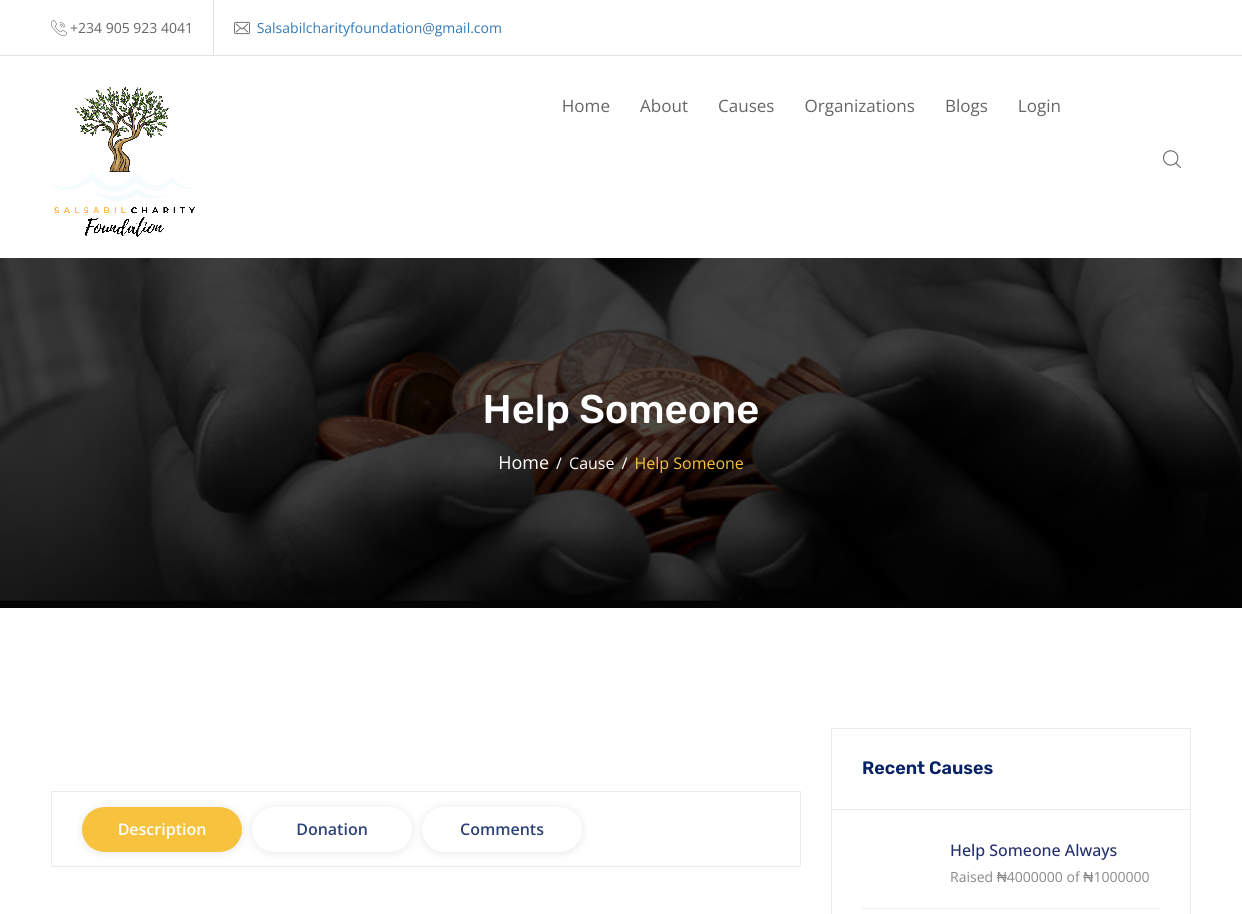
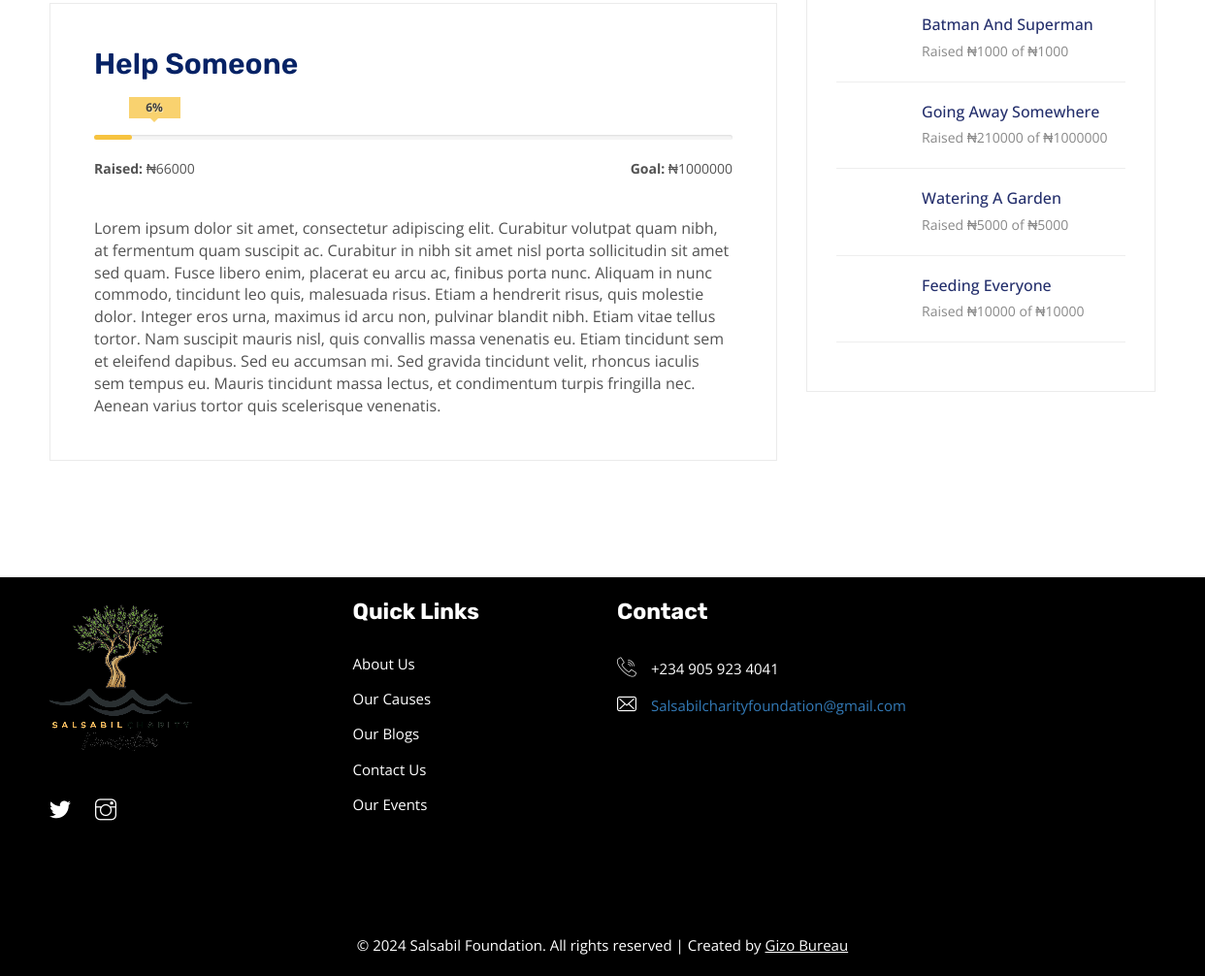
Screenshot of /cause/help-someone with the database file from the repository (2 pictures, top to bottom).
### charity/models.py (models this page shows, shortened)
class Cause(models.Model):
    slug = models.SlugField(max_length=150, blank=True, null=True)
    title = models.CharField(max_length=40)
    description = models.TextField()
    image = ResizedImageField(size=[400, 300], quality=100, crop=['middle', 'center'], upload_to='cause')
    goal = models.PositiveIntegerField()
    raised = models.PositiveIntegerField(default=0)
    def status(self):
        status = (self.raised/self.goal) * 100
        status = int(status)
        return status

### charity/views.py (the view, shortened to what this page needs)
# urls.py: path('cause/<slug>', views.cause_detail, name="cause"),
def cause_detail(request, slug):
    cause = Cause.objects.get(slug=slug)
    causes = Cause.objects.all().order_by('-id')[:5]
    comments = cause.comments.filter(parent__isnull=True).order_by('-created_at')
    comment_form = CauseCommentForm()
    context = {
        'cause': cause,
        'causes': causes,
        'comments': comments,
        'comment_form': comment_form
    }
    return render(request, 'causes-single.html', context)

### templates/causes-single.html (shortened to what this page needs)
{% extends "base.html" %}
{% block content %}
{% include "header.html" %}
        <div class="wpo-breadcumb-area">
            <div class="container">
                <div class="row">
                    <div class="col-12">
                        <div class="wpo-breadcumb-wrap">
                            <h2>{{cause.title|title}}</h2>
                            <ul>
                                <li><a href="{% url 'home' %}">Home</a></li>
                                <li><span>Cause</span></li>
                                <li><span>{{cause.title|title}}</span></li>
                            </ul>
                        </div>
                    </div>
                </div>
            </div>
        </div>
        <div class="wpo-case-details-area section-padding">
            <div class="container">
                <div class="row">
                    <div class="col col-md-8">
                        <div class="wpo-case-details-wrap">
                            <div class="wpo-case-details-img">
                            </div>
                            <div class="wpo-case-details-tab">
                                <ul class="nav nav-tabs">
                                    <li class="active"><a data-toggle="tab" href="#Description">Description</a></li>
                                    {% if not cause.raised == cause.goal  %}
                                    <li><a data-toggle="tab" href="#Donations">Donation</a></li>
                                    {% endif %}
                                    <li><a data-toggle="tab" href="#Comments">Comments</a></li>
                                </ul>
                            </div>
                            <div class="wpo-case-details-text">
                                <div class="tab-content">
                                    <div id="Description" class="tab-pane active">
                                        <div class="row">
                                            <div class="col-12">
                                                <div class="wpo-case-content">
                                                    <div class="wpo-case-text-top">
                                                        <h2>{{cause.title|title}}</h2>
                                                        <div class="progress-section">
                                                            <div class="process">
                                                                <div class="progress">
                                                                    <div class="progress-bar" style="width: {{ cause.status }}%;">
                                                                        <div class="progress-value"><span>{{cause.status}}</span>%</div>
                                                                    </div>
                                                                </div>
                                                            </div>
                                                        </div>
                                                        <ul>
                                                            <li><span>Raised:</span> ₦{{cause.raised}}</li>
                                                            <li><span>Goal:</span> ₦{{cause.goal}}</li>
                                                        </ul>
                                                        <div class="case-b-text">
                                                            {{cause.description|capfirst}}
                                                        </div>
                                                    </div>
                                                </div>
                                            </div>
                                        </div>
                                    </div>
                                </div>
                            </div>
                        </div>
                    </div>
                    <div class="col col-md-4">
                        <div class="wpo-blog-sidebar">
                            <div class="widget recent-post-widget">
                                <h3>Recent causes</h3>
                                {% for cause in causes %}
                                <div class="posts">
                                    <div class="post">
                                        <div class="img-holder">
                                        </div>
                                        <div class="details">
                                            <h4><a href="{% url 'cause' cause.slug %}">{{cause.title|title}}</a></h4>
                                            <span class="date">Raised ₦{{cause.raised}} of ₦{{cause.goal}} </span>
                                        </div>
                                    </div>
                                </div>
                                <hr>
                                {% endfor %}
                            </div>
                        </div>
                    </div>
                </div>
            </div>
        </div>
{% endblock content %}

### rows the page displays
Cause: title "Help Someone", status "6", raised "66000", goal "1000000", description "Lorem ipsum dolor sit amet, consectetur adipiscing elit. Curabitur volutpat quam nibh, at fermentum quam suscipit ac. Curabitur in nibh sit amet nisl porta sollicitudin sit amet sed quam. Fusce libero enim, placerat eu arcu ac, finibus porta nunc. Aliquam in nunc commodo, tincidunt leo quis, malesuada risus. Etiam a hendrerit risus, quis molestie dolor. Integer eros urna, maximus id arcu non, pulvinar blandit nibh. Etiam vitae tellus tortor. Nam suscipit mauris nisl, quis convallis massa venenatis eu. Etiam tincidunt sem et eleifend dapibus. Sed eu accumsan mi. Sed gravida tincidunt velit, rhoncus iaculis sem tempus eu. Mauris tincidunt massa lectus, et condimentum turpis fringilla nec.…"
Cause: title "Help Someone Always", raised "4000000", goal "1000000"
Cause: title "Batman And Superman", raised "1000", goal "1000"
Cause: title "Going Away Somewhere", raised "210000", goal "1000000"
Cause: title "Watering A Garden", raised "5000", goal "5000"
Cause: title "Feeding Everyone", raised "10000", goal "10000"
